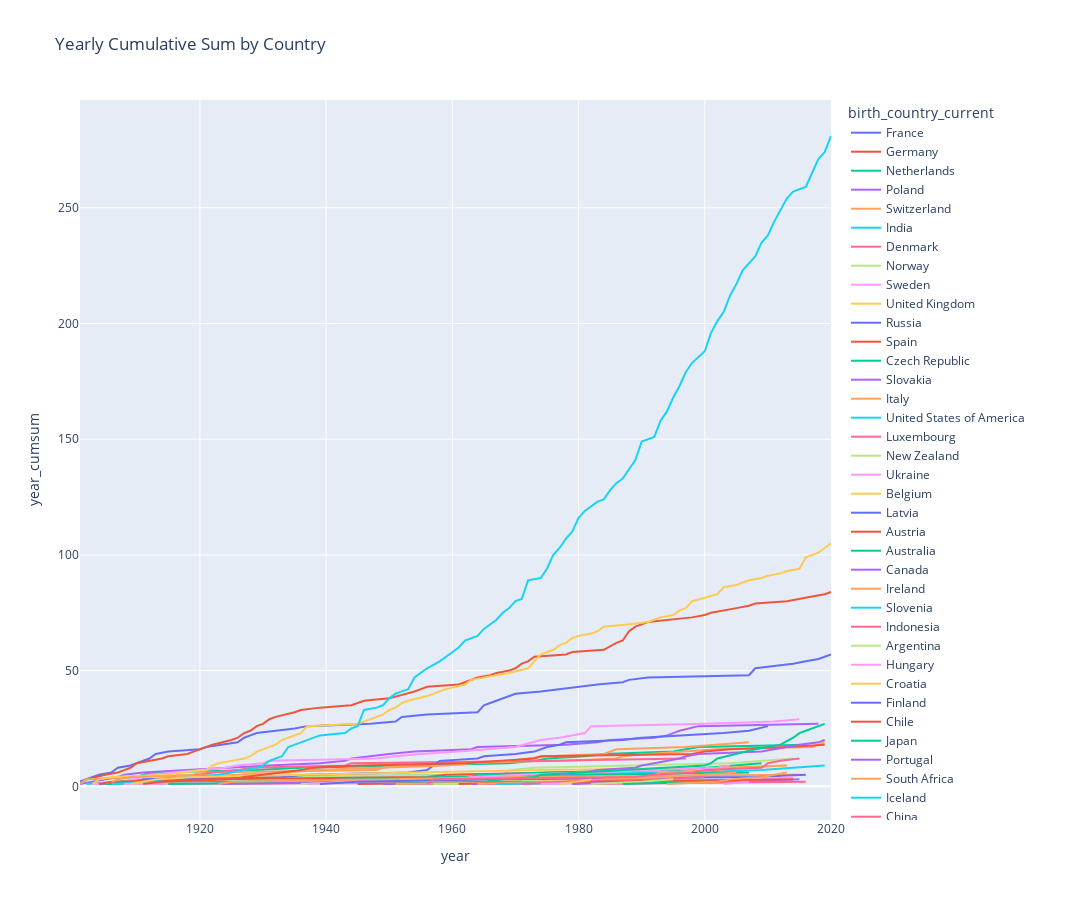

Write notebook code for a chart like this one.
### Code cell
import plotly.express as px

fig = px.line(
    df_countries_agg_cumsum,
    x="year",
    y="year_cumsum",
    color="birth_country_current",
    title="Yearly Cumulative Sum by Country",
    height=900,
    width=1400
)

fig.show()
